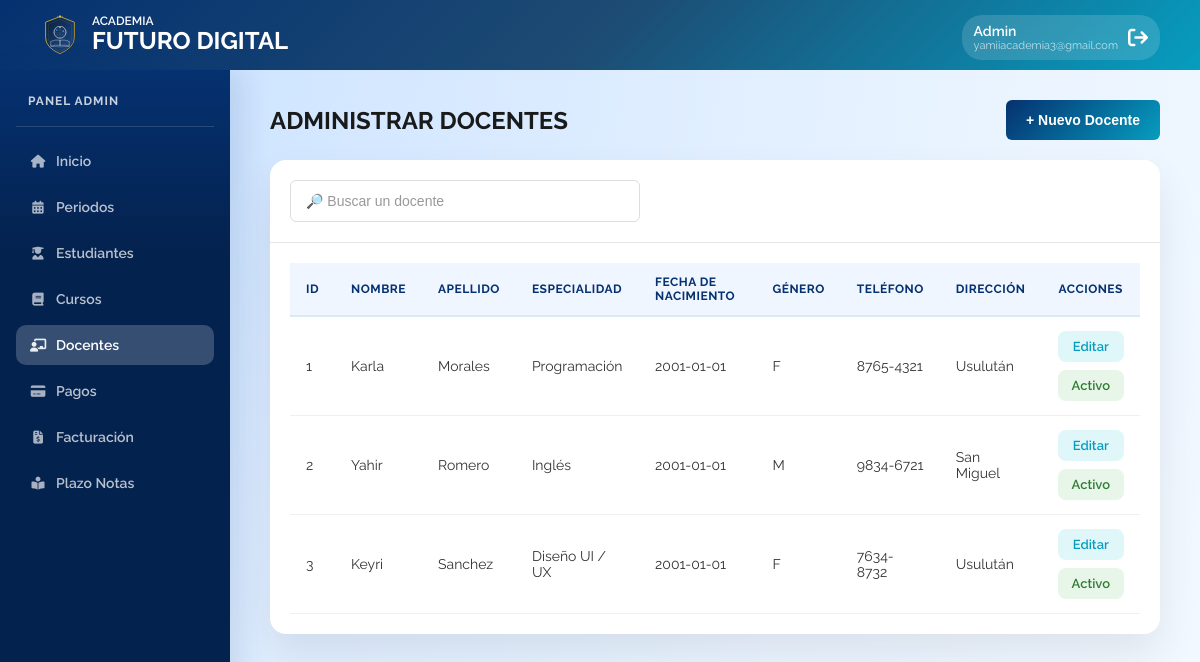
Page /admin-docentes.php (signed in) on the committed database.
### tables this page shows
CREATE TABLE `docentes` (
  `id` int PRIMARY KEY NOT NULL AUTO_INCREMENT,
  `usuario_id` int NOT NULL,
  `especialidad` varchar(100) DEFAULT NULL,
  `fecha_nacimiento` date DEFAULT NULL,
  `genero` char(1) DEFAULT NULL,
  `salario` decimal(10,2) DEFAULT NULL,
  `telefono` varchar(20) DEFAULT NULL,
  `direccion` varchar(200) DEFAULT NULL,
  UNIQUE KEY `usuario_id` (`usuario_id`),
  CONSTRAINT `fk_docentes_1` FOREIGN KEY (`usuario_id`) REFERENCES `usuarios` (`id`)
);

CREATE TABLE `usuarios` (
  `id` int PRIMARY KEY NOT NULL AUTO_INCREMENT,
  `nombre` varchar(100) NOT NULL,
  `apellido` varchar(100) NOT NULL,
  `correo` varchar(120) NOT NULL,
  `password_hash` varchar(255) NOT NULL,
  `estado` tinyint(1) DEFAULT '1',
  `rol_id` int NOT NULL,
  UNIQUE KEY `correo` (`correo`),
  KEY `rol_id` (`rol_id`),
  CONSTRAINT `fk_usuarios_1` FOREIGN KEY (`rol_id`) REFERENCES `roles` (`id`)
);

### mostrar-tabla-docentes.php (the view)
<?php
include('includes/conexion.php');
$sql = "SELECT
    u.id AS usuario_id,
    d.id AS docente_id,
    u.nombre,
    u.apellido,
    u.correo,
    u.password_hash,
    u.estado,
    d.especialidad,
    d.fecha_nacimiento,
    d.genero,
    d.salario,
    d.telefono,
    d.direccion
    FROM docentes d
    INNER JOIN usuarios u ON d.usuario_id = u.id
    WHERE u.rol_id = 3";
$resultado = mysqli_query($conexion, $sql);
if (mysqli_num_rows($resultado) > 0 ){
?>
    <table class="data-table mobile-cards">
        <thead>
            <tr>
                <th>ID</th>
                <th>Nombre</th>
                <th>Apellido</th>
                <th>Especialidad</th>
                <th>Fecha de Nacimiento</th>
                <th>Género</th>
                <th>Teléfono</th>
                <th>Dirección</th>
                <th>Acciones</th>
            </tr>
        </thead>
        <tbody>
            <?php while($fila = mysqli_fetch_assoc($resultado)){ ?>
            <tr data-id="<?php echo $fila['usuario_id']; ?>">
                <td data-label="ID"><?php echo $fila['docente_id']; ?></td>
                <td data-label="Nombre"><?php echo htmlspecialchars($fila['nombre']); ?></td>
                <td data-label="Apellido"><?php echo htmlspecialchars($fila['apellido']); ?></td>
                <td data-label="Especialidad"><?php echo htmlspecialchars($fila['especialidad']); ?></td>
                <td data-label="Fecha Nac."><?php echo htmlspecialchars($fila['fecha_nacimiento']); ?></td>
                <td data-label="Género"><?php echo htmlspecialchars($fila['genero']); ?></td>
                <td data-label="Teléfono"><?php echo htmlspecialchars($fila['telefono']); ?></td>
                <td data-label="Dirección"><?php echo htmlspecialchars($fila['direccion']); ?></td>
                <td data-label="Acciones" class="acciones-cell">
                    <div class="acciones-texto">
                        <a
                            href="#"
                            class="link-accion abrir-modal-docente"
                            data-docente_id="<?php echo $fila['docente_id']; ?>"
                            data-usuario_id="<?php echo $fila['usuario_id']; ?>"
                            data-nombre="<?php echo htmlspecialchars($fila['nombre']); ?>"
                            data-apellido="<?php echo htmlspecialchars($fila['apellido']); ?>"
                            data-especialidad="<?php echo htmlspecialchars($fila['especialidad']); ?>"
                            data-fecha_nacimiento="<?php echo htmlspecialchars($fila['fecha_nacimiento']); ?>"
                            data-genero="<?php echo htmlspecialchars($fila['genero']); ?>"
                            data-salario="<?php echo htmlspecialchars($fila['salario']); ?>"
                            data-telefono="<?php echo htmlspecialchars($fila['telefono']); ?>"
                            data-direccion="<?php echo htmlspecialchars($fila['direccion']); ?>"
                            data-correo="<?php echo htmlspecialchars($fila['correo']); ?>"
                            data-password_hash="<?php echo htmlspecialchars($fila['password_hash']); ?>"
                            data-estado="<?php echo htmlspecialchars($fila['estado']); ?>"
                            onclick="return false;"
                        >
                            Editar
                        </a>
                        <a
                            href="#"
                             class="link-accion btn-toggle-estado <?php echo ($fila['estado'] == 'Activo' || $fila['estado'] == 1) ? 'estado-activo' : 'estado-inactivo'; ?>"
                             data-usuario_id="<?php echo $fila['usuario_id']; ?>"
                        >
                            <?php echo ($fila['estado'] == 'Activo' || $fila['estado'] == 1) ? 'Activo' : 'Inactivo'; ?>
                        </a>
                    </div>
                </td>
            </tr>
            <?php } ?>
        </tbody>
    </table>
<?php
} else {
    echo '<div class="mensaje-vacio">No hay docentes registrados.</div>';
}
?>

### css/stylesAdmin.css (style rules this page uses)
:root { --primary-blue: #053170; --secondary-blue: #1D4B73; --accent-teal: #069DBF; --accent-teal-light: #e0f7fa; --accent-teal-hover: #057a96; --bg-main: radial-gradient(circle at top left, #c7e0ff, #eaf4ff, #ffffff); --header-gradient: linear-gradient(135deg, #053170, #1D4B73, #069DBF); --btn-gradient: linear-gradient(135deg, #053170, #069DBF); --danger: #e74c3c; --danger-light: #fee2e2; --success: #27ae60; --success-light: #d1fae5; --success-dark: #065f46; --text-main: #1a1a1a; --text-muted: #666; --border-light: #e5e5e5; --border-focus: #dde3ec; --card-shadow: 0 20px 40px rgba(0, 0, 0, 0.08); --modal-overlay: rgba(5, 49, 112, 0.5); --blue-light: #e0f0ff; }
* { margin: 0; padding: 0; box-sizing: border-box; }
.raleway-all { font-family: "Raleway", sans-serif; font-optical-sizing: auto; font-weight: 400; font-style: normal; }
body { background: var(--bg-main); background-size: 100% 200%; font-family: "Raleway", sans-serif; min-height: 100vh; }
.data-table { width: 100%; border-collapse: collapse; font-size: 14px; }
.data-table thead th { background: #f0f6ff; color: var(--primary-blue); font-weight: 700; font-size: 12px; text-transform: uppercase; letter-spacing: 0.5px; padding: 12px 16px; text-align: left; border-bottom: 2px solid #dde8f5; }
.data-table tbody tr { border-bottom: 1px solid #f0f0f0; transition: background 0.2s; }
.data-table tbody td { padding: 14px 16px; color: #333; vertical-align: middle; white-space: nowrap; overflow-wrap: break-word; }
.data-table thead th:last-child, .data-table tbody td:last-child { text-align: center; white-space: nowrap; }
.link-accion { font-size: 13px; font-weight: 600; text-decoration: none; padding: 8px 14px; border-radius: 8px; transition: all 0.2s; white-space: nowrap; flex-shrink: 0; display: flex; align-items: center; justify-content: center; gap: 6px; }
.acciones-texto { display: flex; flex-direction: column; gap: 8px; align-items: stretch; justify-content: center; }
.link-accion.abrir-modal-estudiante, .link-accion.abrir-modal-docente, .link-accion.abrir-modal-periodo, .link-accion.abrir-modal-plazo, .link-accion.abrir-modal-curso { color: var(--accent-teal); background: var(--accent-teal-light); }
.estado-activo { background-color: #e8f5e9 !important; color: #2e7d32 ; }
@media (min-width: 769px) { .data-table tbody td { white-space: normal; } }
@media (min-width: 769px) { .data-table tbody td:nth-child(2), .data-table tbody td:nth-child(3), .data-table tbody td:nth-child(4), .data-table tbody td:nth-child(8) { white-space: normal; max-width: 200px; } }
@media (min-width: 769px) { .data-table td:nth-child(3), .data-table td:nth-child(4), .data-table td:nth-child(7), .data-table td:nth-child(8) { white-space: normal !important; word-wrap: break-word !important; max-width: 180px !important; text-overflow: ellipsis; } }

### rows in the picture
docentes: id "1", usuario.nombre "Karla", usuario.apellido "Morales", especialidad "Programación", fecha_nacimiento "2001-01-01", genero "F", telefono "8765-4321", direccion "Usulután"
docentes: id "2", usuario.nombre "Yahir", usuario.apellido "Romero", especialidad "Inglés", fecha_nacimiento "2001-01-01", genero "M", telefono "9834-6721", direccion "San Miguel"
docentes: id "3", usuario.nombre "Keyri", usuario.apellido "Sanchez", especialidad "Diseño UI / UX", fecha_nacimiento "2001-01-01", genero "F", telefono "7634-8732", direccion "Usulután"

### other values in the picture
$_SESSION["usuario"] "yamiiacademia3@gmail.com"
